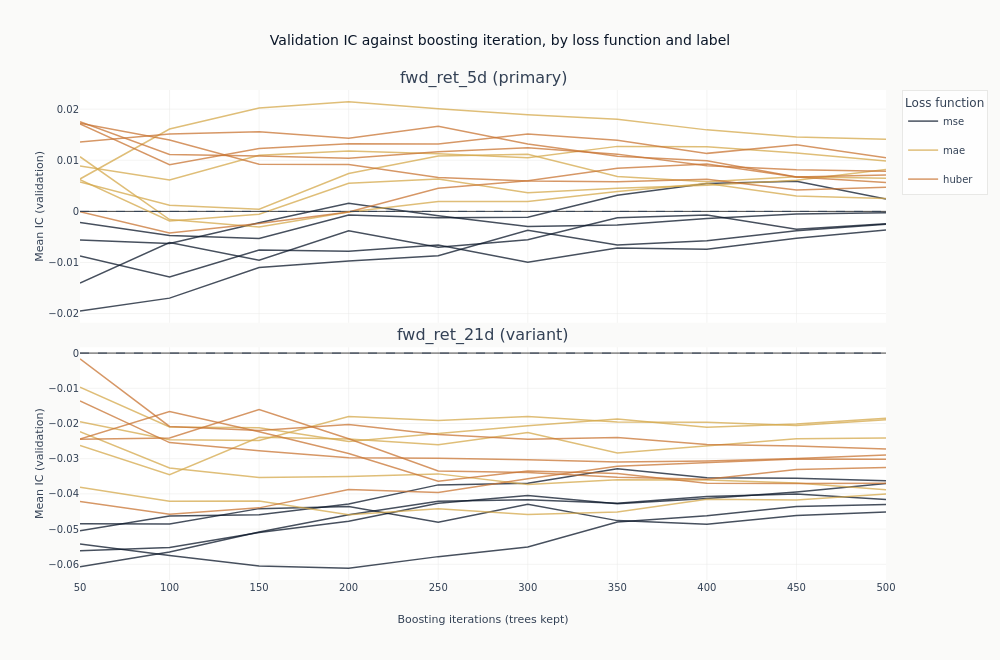

Source (notebook cell):
### Markdown cell above
### What more trees do

Each line traces one configuration's out-of-sample IC as trees are added to it. This is the
figure the checkpoint dimension exists to produce, and it separates two things a single
end-of-training number cannot.

A line that rises and then falls has an interior optimum: the model was still learning, then
began fitting the training window at the expense of the validation folds. A line that wanders
without trend around zero never had anything to learn in the first place, and its highest point
is wherever the noise happened to peak. The difference matters, because both produce a
respectable-looking maximum.

### Code cell
curves = catalog.filter("full_coverage").sort("label", "config_name", "checkpoint_value")
objectives = {"mse": COLORS["blue"], "mae": COLORS["amber"], "huber": COLORS["copper"]}


def objective_of(name: str) -> str:
    """Read the loss function out of a declared configuration name."""
    match = next((key for key in objectives if name.endswith(key)), None)
    if match is None:
        raise ValueError(f"{name!r} does not end in a declared objective: {sorted(objectives)}")
    return match


fig_curves = make_subplots(
    rows=len(panel_labels),
    cols=1,
    shared_xaxes=True,
    vertical_spacing=0.05,
    subplot_titles=[
        f"{label} ({'primary' if label == primary else 'variant'})" for label in panel_labels
    ],
)
for row, label in enumerate(panel_labels, start=1):
    panel = curves.filter(pl.col("label") == label)
    for objective, color in objectives.items():
        members = [
            name
            for name in panel.get_column("config_name").unique(maintain_order=True)
            if objective_of(name) == objective
        ]
        for index, config_name in enumerate(members):
            series = panel.filter(pl.col("config_name") == config_name)
            fig_curves.add_trace(
                go.Scatter(
                    x=series.get_column("checkpoint_value").to_list(),
                    y=series.get_column("ic_mean").to_list(),
                    mode="lines",
                    name=objective,
                    legendgroup=objective,
                    # One legend entry per loss function, not per configuration: the colour is
                    # the claim, and thirty named lines would bury it.
                    showlegend=row == 1 and index == 0,
                    line=dict(color=color, width=1.5),
                    opacity=0.75,
                ),
                row=row,
                col=1,
            )
    fig_curves.add_hline(
        y=0, line_width=1, line_dash="dash", line_color=COLORS["neutral"], row=row, col=1
    )
    fig_curves.update_yaxes(title_text="Mean IC (validation)", row=row, col=1)
fig_curves.update_xaxes(title_text="Boosting iterations (trees kept)", row=len(panel_labels), col=1)
fig_curves.update_layout(
    title="Validation IC against boosting iteration, by loss function and label",
    height=330 * len(panel_labels),
    width=1000,
    margin=dict(t=90),
    legend=dict(title_text="Loss function"),
)
# How many lines dip below zero at some checkpoint is a fact about the frame, so the alt text
# reads it rather than asserting it: two five-day configurations touch a fraction of a thousandth
# below zero at their earliest checkpoints, and describing the panel as uniformly positive would
# be a claim the data refutes.
dip_text = " and ".join(
    f"{row['below']} of {row['total']} in the {row['label']} panel"
    for row in curves.group_by("label")
    .agg(
        total=pl.col("config_name").n_unique(),
        below=pl.col("config_name").filter(pl.col("ic_mean") < 0).n_unique(),
    )
    .sort("label")
    .iter_rows(named=True)
)
show_plotly_with_alt(
    fig_curves,
    "Line charts of mean validation information coefficient against boosting iteration, one line "
    "per configuration, coloured by loss function: dark navy for squared error, gold for absolute "
    "error, copper for Huber. Each panel carries a dashed zero line. The five-day panel sits "
    "almost entirely above that line, with the copper Huber lines running highest and the navy "
    "squared-error lines lowest; the 21-day panel sits below it, and its two lowest navy lines "
    "run near -0.04 throughout. Counted from the underlying frame, the lines that dip below zero "
    f"at some checkpoint are {dip_text}. The lines wander "
    "up and down rather than rising to a common peak and falling away, so no single stopping "
    "point stands out in either panel.",
)

### Figure 1 — Plotly figure (JSON) as saved in the notebook; plotly's stock layout.template omitted (floating-point values rounded to 4 significant figures)
{"data": [{"legendgroup": "mse", "line": {"color": "#0a1628", "width": 1.5}, "mode": "lines", "name": "mse", "opacity": 0.75, "showlegend": true, "type": "scatter", "x": [50, 100, 150, 200, 250, 300, 350, 400, 450, 500], "xaxis": "x", "y": [-0.002166, -0.004698, -0.005314, -0.0006929, -0.00123, -0.001164, 0.00316, 0.005478, 0.005894, 0.002403], "yaxis": "y"}, {"legendgroup": "mse", "line": {"color": "#0a1628", "width": 1.5}, "mode": "lines", "name": "mse", "opacity": 0.75, "showlegend": false, "type": "scatter", "x": [50, 100, 150, 200, 250, 300, 350, 400, 450, 500], "xaxis": "x", "y": [-0.005598, -0.006261, -0.002234, 0.001579, -0.000832, -0.002974, -0.002674, -0.001412, -0.0005311, -0.0002891], "yaxis": "y"}, {"legendgroup": "mse", "line": {"color": "#0a1628", "width": 1.5}, "mode": "lines", "name": "mse", "opacity": 0.75, "showlegend": false, "type": "scatter", "x": [50, 100, 150, 200, 250, 300, 350, 400, 450, 500], "xaxis": "x", "y": [-0.008738, -0.01283, -0.007557, -0.007791, -0.006565, -0.009928, -0.007172, -0.00739, -0.005255, -0.003621], "yaxis": "y"}, {"legendgroup": "mse", "line": {"color": "#0a1628", "width": 1.5}, "mode": "lines", "name": "mse", "opacity": 0.75, "showlegend": false, "type": "scatter", "x": [50, 100, 150, 200, 250, 300, 350, 400, 450, 500], "xaxis": "x", "y": [-0.01951, -0.01697, -0.011, -0.009689, -0.008692, -0.003682, -0.006575, -0.005761, -0.003793, -0.002508], "yaxis": "y"}, {"legendgroup": "mse", "line": {"color": "#0a1628", "width": 1.5}, "mode": "lines", "name": "mse", "opacity": 0.75, "showlegend": false, "type": "scatter", "x": [50, 100, 150, 200, 250, 300, 350, 400, 450, 500], "xaxis": "x", "y": [-0.01403, -0.006092, -0.009565, -0.00379, -0.006994, -0.005552, -0.001248, -0.0007177, -0.003497, -0.002438], "yaxis": "y"}, {"legendgroup": "mae", "line": {"color": "#D4A84B", "width": 1.5}, "mode": "lines", "name": "mae", "opacity": 0.75, "showlegend": true, "type": "scatter", "x": [50, 100, 150, 200, 250, 300, 350, 400, 450, 500], "xaxis": "x", "y": [0.006341, 0.01611, 0.02023, 0.02147, 0.0201, 0.01893, 0.01802, 0.01595, 0.01457, 0.0141], "yaxis": "y"}, {"legendgroup": "mae", "line": {"color": "#D4A84B", "width": 1.5}, "mode": "lines", "name": "mae", "opacity": 0.75, "showlegend": false, "type": "scatter", "x": [50, 100, 150, 200, 250, 300, 350, 400, 450, 500], "xaxis": "x", "y": [0.006184, -0.001866, -0.0005591, 0.005507, 0.006336, 0.003647, 0.004536, 0.00511, 0.006101, 0.008212], "yaxis": "y"}, {"legendgroup": "mae", "line": {"color": "#D4A84B", "width": 1.5}, "mode": "lines", "name": "mae", "opacity": 0.75, "showlegend": false, "type": "scatter", "x": [50, 100, 150, 200, 250, 300, 350, 400, 450, 500], "xaxis": "x", "y": [0.005737, 0.001201, 0.0004355, 0.007426, 0.01085, 0.0112, 0.006819, 0.005781, 0.006777, 0.006495], "yaxis": "y"}, {"legendgroup": "mae", "line": {"color": "#D4A84B", "width": 1.5}, "mode": "lines", "name": "mae", "opacity": 0.75, "showlegend": false, "type": "scatter", "x": [50, 100, 150, 200, 250, 300, 350, 400, 450, 500], "xaxis": "x", "y": [0.008872, 0.006158, 0.01097, 0.01181, 0.01129, 0.0105, 0.01272, 0.01264, 0.01141, 0.009884], "yaxis": "y"}, {"legendgroup": "mae", "line": {"color": "#D4A84B", "width": 1.5}, "mode": "lines", "name": "mae", "opacity": 0.75, "showlegend": false, "type": "scatter", "x": [50, 100, 150, 200, 250, 300, 350, 400, 450, 500], "xaxis": "x", "y": [0.0107, -0.001587, -0.003048, -9.792e-05, 0.001951, 0.001912, 0.003871, 0.005459, 0.003005, 0.002522], "yaxis": "y"}, {"legendgroup": "huber", "line": {"color": "#C87533", "width": 1.5}, "mode": "lines", "name": "huber", "opacity": 0.75, "showlegend": true, "type": "scatter", "x": [50, 100, 150, 200, 250, 300, 350, 400, 450, 500], "xaxis": "x", "y": [-8.644e-05, -0.00421, -0.002368, -0.0001296, 0.004531, 0.005982, 0.008428, 0.009292, 0.006732, 0.005672], "yaxis": "y"}, {"legendgroup": "huber", "line": {"color": "#C87533", "width": 1.5}, "mode": "lines", "name": "huber", "opacity": 0.75, "showlegend": false, "type": "scatter", "x": [50, 100, 150, 200, 250, 300, 350, 400, 450, 500], "xaxis": "x", "y": [0.01754, 0.01115, 0.01085, 0.0104, 0.01169, 0.01248, 0.0112, 0.00894, 0.008132, 0.007833], "yaxis": "y"}, {"legendgroup": "huber", "line": {"color": "#C87533", "width": 1.5}, "mode": "lines", "name": "huber", "opacity": 0.75, "showlegend": false, "type": "scatter", "x": [50, 100, 150, 200, 250, 300, 350, 400, 450, 500], "xaxis": "x", "y": [0.0136, 0.01515, 0.01557, 0.01432, 0.01666, 0.01318, 0.01078, 0.009896, 0.006729, 0.007132], "yaxis": "y"}, {"legendgroup": "huber", "line": {"color": "#C87533", "width": 1.5}, "mode": "lines", "name": "huber", "opacity": 0.75, "showlegend": false, "type": "scatter", "x": [50, 100, 150, 200, 250, 300, 350, 400, 450, 500], "xaxis": "x", "y": [0.01724, 0.01398, 0.009215, 0.009155, 0.006617, 0.005966, 0.005794, 0.006267, 0.004204, 0.004707], "yaxis": "y"}, {"legendgroup": "huber", "line": {"color": "#C87533", "width": 1.5}, "mode": "lines", "name": "huber", "opacity": 0.75, "showlegend": false, "type": "scatter", "x": [50, 100, 150, 200, 250, 300, 350, 400, 450, 500], "xaxis": "x", "y": [0.01711, 0.009135, 0.0123, 0.01324, 0.01316, 0.01517, 0.01391, 0.01135, 0.01305, 0.01049], "yaxis": "y"}, {"legendgroup": "mse", "line": {"color": "#0a1628", "width": 1.5}, "mode": "lines", "name": "mse", "opacity": 0.75, "showlegend": false, "type": "scatter", "x": [50, 100, 150, 200, 250, 300, 350, 400, 450, 500], "xaxis": "x2", "y": [-0.05049, -0.04628, -0.04592, -0.04288, -0.03744, -0.03698, -0.03288, -0.03545, -0.03554, -0.03624], "yaxis": "y2"}, {"legendgroup": "mse", "line": {"color": "#0a1628", "width": 1.5}, "mode": "lines", "name": "mse", "opacity": 0.75, "showlegend": false, "type": "scatter", "x": [50, 100, 150, 200, 250, 300, 350, 400, 450, 500], "xaxis": "x2", "y": [-0.05617, -0.05521, -0.05099, -0.04778, -0.04269, -0.04049, -0.04277, -0.04132, -0.03943, -0.03707], "yaxis": "y2"}, {"legendgroup": "mse", "line": {"color": "#0a1628", "width": 1.5}, "mode": "lines", "name": "mse", "opacity": 0.75, "showlegend": false, "type": "scatter", "x": [50, 100, 150, 200, 250, 300, 350, 400, 450, 500], "xaxis": "x2", "y": [-0.05422, -0.05747, -0.06047, -0.06115, -0.05782, -0.05511, -0.04797, -0.04621, -0.04355, -0.04302], "yaxis": "y2"}, {"legendgroup": "mse", "line": {"color": "#0a1628", "width": 1.5}, "mode": "lines", "name": "mse", "opacity": 0.75, "showlegend": false, "type": "scatter", "x": [50, 100, 150, 200, 250, 300, 350, 400, 450, 500], "xaxis": "x2", "y": [-0.06068, -0.05653, -0.05085, -0.04594, -0.04212, -0.04163, -0.04263, -0.04075, -0.04005, -0.04158], "yaxis": "y2"}, {"legendgroup": "mse", "line": {"color": "#0a1628", "width": 1.5}, "mode": "lines", "name": "mse", "opacity": 0.75, "showlegend": false, "type": "scatter", "x": [50, 100, 150, 200, 250, 300, 350, 400, 450, 500], "xaxis": "x2", "y": [-0.0485, -0.04856, -0.04418, -0.0436, -0.04807, -0.04294, -0.04759, -0.04861, -0.04614, -0.04515], "yaxis": "y2"}, {"legendgroup": "mae", "line": {"color": "#D4A84B", "width": 1.5}, "mode": "lines", "name": "mae", "opacity": 0.75, "showlegend": false, "type": "scatter", "x": [50, 100, 150, 200, 250, 300, 350, 400, 450, 500], "xaxis": "x2", "y": [-0.02625, -0.03456, -0.02391, -0.02443, -0.02606, -0.02253, -0.0284, -0.02634, -0.02436, -0.0241], "yaxis": "y2"}, {"legendgroup": "mae", "line": {"color": "#D4A84B", "width": 1.5}, "mode": "lines", "name": "mae", "opacity": 0.75, "showlegend": false, "type": "scatter", "x": [50, 100, 150, 200, 250, 300, 350, 400, 450, 500], "xaxis": "x2", "y": [-0.01954, -0.02463, -0.02482, -0.01802, -0.01914, -0.01799, -0.01958, -0.01964, -0.02054, -0.01894], "yaxis": "y2"}, {"legendgroup": "mae", "line": {"color": "#D4A84B", "width": 1.5}, "mode": "lines", "name": "mae", "opacity": 0.75, "showlegend": false, "type": "scatter", "x": [50, 100, 150, 200, 250, 300, 350, 400, 450, 500], "xaxis": "x2", "y": [-0.0223, -0.03264, -0.03535, -0.03503, -0.03431, -0.03736, -0.03596, -0.03606, -0.0369, -0.03885], "yaxis": "y2"}, {"legendgroup": "mae", "line": {"color": "#D4A84B", "width": 1.5}, "mode": "lines", "name": "mae", "opacity": 0.75, "showlegend": false, "type": "scatter", "x": [50, 100, 150, 200, 250, 300, 350, 400, 450, 500], "xaxis": "x2", "y": [-0.03807, -0.04207, -0.04199, -0.04594, -0.04423, -0.04587, -0.04513, -0.04155, -0.04173, -0.04], "yaxis": "y2"}, {"legendgroup": "mae", "line": {"color": "#D4A84B", "width": 1.5}, "mode": "lines", "name": "mae", "opacity": 0.75, "showlegend": false, "type": "scatter", "x": [50, 100, 150, 200, 250, 300, 350, 400, 450, 500], "xaxis": "x2", "y": [-0.009683, -0.02096, -0.02123, -0.0251, -0.02281, -0.02065, -0.01875, -0.02104, -0.02017, -0.01854], "yaxis": "y2"}, {"legendgroup": "huber", "line": {"color": "#C87533", "width": 1.5}, "mode": "lines", "name": "huber", "opacity": 0.75, "showlegend": false, "type": "scatter", "x": [50, 100, 150, 200, 250, 300, 350, 400, 450, 500], "xaxis": "x2", "y": [-0.04214, -0.04578, -0.04397, -0.03876, -0.03958, -0.03569, -0.03213, -0.03105, -0.03008, -0.03019], "yaxis": "y2"}, {"legendgroup": "huber", "line": {"color": "#C87533", "width": 1.5}, "mode": "lines", "name": "huber", "opacity": 0.75, "showlegend": false, "type": "scatter", "x": [50, 100, 150, 200, 250, 300, 350, 400, 450, 500], "xaxis": "x2", "y": [-0.0244, -0.01658, -0.02236, -0.02853, -0.03643, -0.03349, -0.03422, -0.03698, -0.03702, -0.03698], "yaxis": "y2"}, {"legendgroup": "huber", "line": {"color": "#C87533", "width": 1.5}, "mode": "lines", "name": "huber", "opacity": 0.75, "showlegend": false, "type": "scatter", "x": [50, 100, 150, 200, 250, 300, 350, 400, 450, 500], "xaxis": "x2", "y": [-0.01361, -0.02543, -0.02774, -0.02973, -0.02987, -0.03029, -0.03096, -0.03068, -0.02994, -0.02896], "yaxis": "y2"}, {"legendgroup": "huber", "line": {"color": "#C87533", "width": 1.5}, "mode": "lines", "name": "huber", "opacity": 0.75, "showlegend": false, "type": "scatter", "x": [50, 100, 150, 200, 250, 300, 350, 400, 450, 500], "xaxis": "x2", "y": [-0.001646, -0.02084, -0.022, -0.02028, -0.02316, -0.02449, -0.02397, -0.02593, -0.02639, -0.02722], "yaxis": "y2"}, {"legendgroup": "huber", "line": {"color": "#C87533", "width": 1.5}, "mode": "lines", "name": "huber", "opacity": 0.75, "showlegend": false, "type": "scatter", "x": [50, 100, 150, 200, 250, 300, 350, 400, 450, 500], "xaxis": "x2", "y": [-0.0245, -0.02412, -0.01606, -0.02435, -0.03347, -0.03392, -0.03527, -0.03584, -0.03307, -0.03251], "yaxis": "y2"}], "layout": {"annotations": [{"font": {"size": 16}, "showarrow": false, "text": "fwd_ret_5d (primary)", "x": 0.5, "xanchor": "center", "xref": "paper", "y": 1.0, "yanchor": "bottom", "yref": "paper"}, {"font": {"size": 16}, "showarrow": false, "text": "fwd_ret_21d (variant)", "x": 0.5, "xanchor": "center", "xref": "paper", "y": 0.475, "yanchor": "bottom", "yref": "paper"}], "height": 660, "legend": {"title": {"text": "Loss function"}}, "margin": {"t": 90}, "shapes": [{"line": {"color": "#334155", "dash": "dash", "width": 1}, "type": "line", "x0": 0, "x1": 1, "xref": "x domain", "y0": 0, "y1": 0, "yref": "y"}, {"line": {"color": "#334155", "dash": "dash", "width": 1}, "type": "line", "x0": 0, "x1": 1, "xref": "x2 domain", "y0": 0, "y1": 0, "yref": "y2"}], "title": {"text": "Validation IC against boosting iteration, by loss function and label"}, "width": 1000, "xaxis": {"anchor": "y", "domain": [0.0, 1.0], "matches": "x2", "showticklabels": false}, "xaxis2": {"anchor": "y2", "domain": [0.0, 1.0], "title": {"text": "Boosting iterations (trees kept)"}}, "yaxis": {"anchor": "x", "domain": [0.525, 1.0], "title": {"text": "Mean IC (validation)"}}, "yaxis2": {"anchor": "x2", "domain": [0.0, 0.475], "title": {"text": "Mean IC (validation)"}}}}
